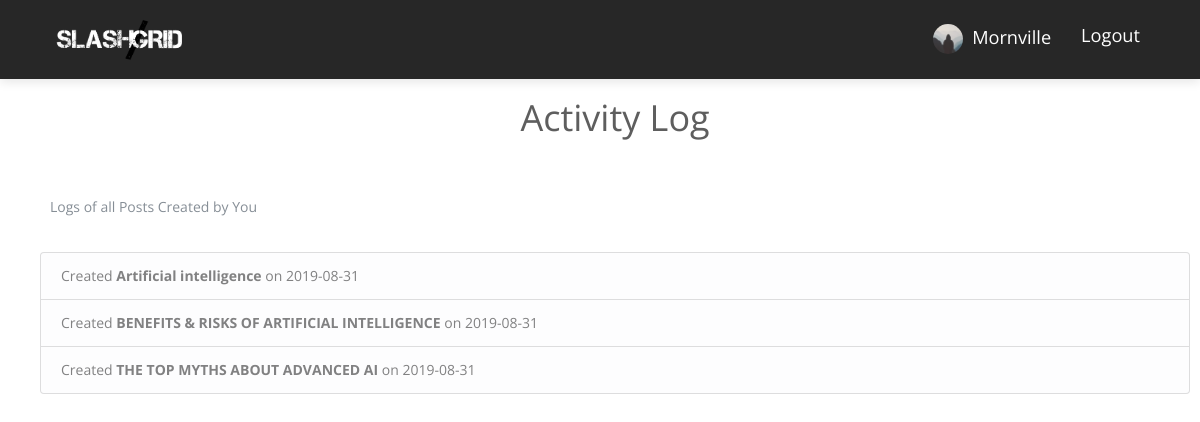
/activity_log (signed in), run on the app's committed database.
### flaskblog/models.py (models this page shows, shortened)
class User(db.Model, UserMixin):
    id = db.Column(db.Integer, primary_key=True)
    username = db.Column(db.String(20), unique=True, nullable=False)
    email = db.Column(db.String(120), unique=True, nullable=False)
    image_file = db.Column(db.String(20), nullable=False, default='default.jpg')
    password = db.Column(db.String(60), nullable=False)
    fb_link = db.Column(db.String(120), unique=True, nullable=True)
    posts = db.relationship('Post', backref='author', lazy=True)
    comment = db.relationship('Comments', backref='author', lazy=True)

class Post(db.Model):
    id = db.Column(db.Integer, primary_key=True)
    title = db.Column(db.String(100), nullable=False)
    date_posted = db.Column(db.DateTime, nullable=False, default=datetime.utcnow)
    content = db.Column(db.Text, nullable=False)
    user_id = db.Column(db.Integer, db.ForeignKey('user.id'), nullable=False)
    comment = db.relationship('Comments', backref='post', lazy=True)

### flaskblog/posts/routes.py (the view)
@posts.route("/activity_log")
@login_required
def activity_log():
    return render_template('activity_log.html', title='Activity Log')

### flaskblog/models.py (called while the page is built)
@login_manager.user_loader
def load_user(user_id):
    return User.query.get(int(user_id))

### flaskblog/templates/activity_log.html (shortened to what this page needs)
{% extends "base.html" %}
{% block content %}
        <div class="uk-container" style="margin-top:100px">
          <div class="row">
            <div class="col-lg-12">
                <div class="content-section">
                    <h3 class="text-center">Activity Log</h3>
                    <br><br>
                    <p class='text-muted uk-margin-small-left'>Logs of all Posts Created by You
                      <br><br>
                      <ul class="list-group">
                          {% for post in current_user.posts %}
                          <li class="list-group-item list-group-item-light">Created <b>{{ post.title }}</b> on {{ post.date_posted.strftime('%Y-%m-%d') }}</li>
                          {% endfor %}
                      </ul>
                    </p>
                  </div>
            </div>
          </div>
        </div>
{% endblock %}

### flaskblog/templates/navbar.html (shortened to what this page needs)
<nav class="navbar main-nav  fixed-top navbar-expand-lg" style="background:#272727 !important">
    <div class="container">
        <a class="navbar-brand" href="/"><img src="{{ url_for('static', filename='images/download2.png') }}" alt="logo" width="150" style="padding:10px"></a>
        <div class="collapse navbar-collapse" id="navbarNav">
        <ul class="navbar-nav ml-auto">
          {% if current_user.is_authenticated %}
          <li class="nav-item">
              <a class="nav-link" href="{{ url_for('users.account') }}" style="text-transform: capitalize;color:white;font-size:1.3em">
                  <img class="rounded-circle" src="{{ url_for('static', filename='profile_pics/' + current_user.image_file) }}" width="30">
                  &nbsp;{{ current_user.username }}
              </a>
          </li>
          <li class="nav-item">
              <a class="nav-link" href="{{ url_for('users.logout') }}" style="color:white;font-size:1.3em">Logout</a>
          </li>
         {% endif %}
        </ul>
        </div>
    </div>
</nav>

### flaskblog/static/css/style.css (style rules this page uses)
body { font-family: "Open Sans", sans-serif; -webkit-font-smoothing: antialiased; }
h1, h2, h3, h4, h5, h6 { font-family: "Open Sans", sans-serif; color: #5e5e5e; font-weight: 400; line-height: 1; }
h3 { font-size: 36px; }
p, a, li, blockquote, label, span { font-size: 14px; letter-spacing: 0; line-height: 22px; color: #999999; margin-bottom: 0; }
p { line-height: 30px; }
.transition, .main-nav, .main-nav .navbar-brand { transition: .3s ease; }
.main-nav { background: #7d71d3; box-shadow: 0px 3px 10px 0px rgba(0, 0, 0, 0.1); }
.main-nav .navbar-brand { padding: 0; }
.main-nav .navbar-nav .nav-item { position: relative; }
.main-nav .navbar-nav .nav-item .nav-link { position: relative; text-align: center; font-size: 13px; color: #000; padding-left: 15px; padding-right: 15px; }

### data on the page
User: image_file (placeholder picture), username "Mornville"
Post: title "Artificial intelligence", date_posted "2019-08-31"
Post: title "BENEFITS & RISKS OF ARTIFICIAL INTELLIGENCE", date_posted "2019-08-31"
Post: title "THE TOP MYTHS ABOUT ADVANCED AI", date_posted "2019-08-31"
